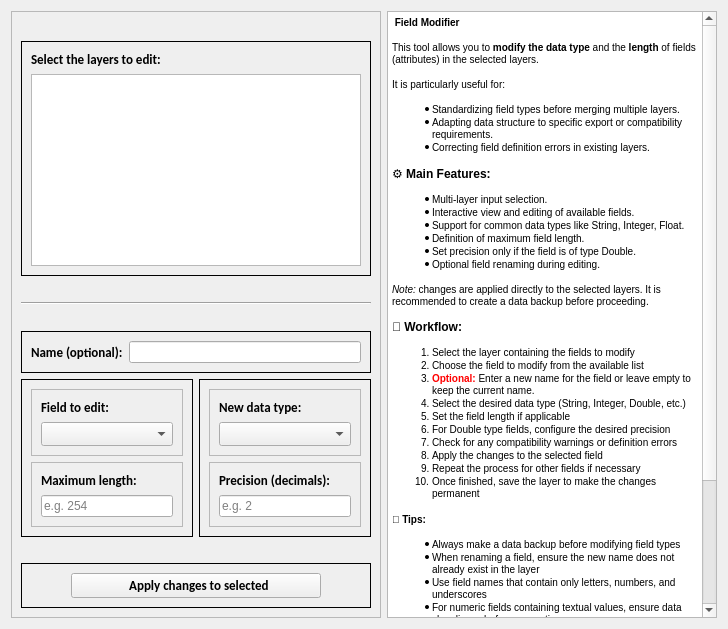
     <widget class="QWidget" name="FM">
      <attribute name="icon">
       <iconset resource="resources.qrc">
        <normaloff>:/plugins/qutility/images/fm.png</normaloff>:/plugins/qutility/images/fm.png</iconset>
      </attribute>
      <attribute name="title">
       <string>Field Modifier</string>
      </attribute>
      <layout class="QHBoxLayout" name="horizontalLayout">
       <item>
        <widget class="QFrame" name="frame_2">
         <property name="cursor">
          <cursorShape>ArrowCursor</cursorShape>
         </property>
         <property name="toolTip">
          <string/>
         </property>
         <property name="frameShape">
          <enum>QFrame::StyledPanel</enum>
         </property>
         <property name="frameShadow">
          <enum>QFrame::Raised</enum>
         </property>
         <layout class="QVBoxLayout" name="verticalLayout_30">
          <item>
           <spacer name="horizontalSpacer_3">
            <property name="orientation">
             <enum>Qt::Horizontal</enum>
            </property>
            <property name="sizeHint" stdset="0">
             <size>
              <width>40</width>
              <height>20</height>
             </size>
            </property>
           </spacer>
          </item>
          <item>
           <widget class="QFrame" name="frame_3">
            <property name="frameShape">
             <enum>QFrame::Panel</enum>
            </property>
            <property name="frameShadow">
             <enum>QFrame::Plain</enum>
            </property>
            <layout class="QVBoxLayout" name="verticalLayout_10">
             <item>
              <widget class="QLabel" name="label">
               <property name="font">
                <font>
                 <family>Calibri</family>
                 <pointsize>10</pointsize>
                 <weight>75</weight>
                 <bold>true</bold>
                </font>
               </property>
               <property name="toolTip">
                <string>&lt;html&gt;&lt;head/&gt;&lt;body&gt;&lt;p&gt;&lt;span style=&quot; font-style:italic;&quot;&gt;Select one or more layers to apply the field modification to&lt;/span&gt;&lt;/p&gt;&lt;/body&gt;&lt;/html&gt;</string>
               </property>
               <property name="frameShape">
                <enum>QFrame::NoFrame</enum>
               </property>
               <property name="text">
                <string>Select the layers to edit:</string>
               </property>
              </widget>
             </item>
             <item>
              <widget class="QListWidget" name="fmlayerlist">
               <property name="minimumSize">
                <size>
                 <width>0</width>
                 <height>180</height>
                </size>
               </property>
               <property name="maximumSize">
                <size>
                 <width>16777215</width>
                 <height>350</height>
                </size>
               </property>
               <property name="font">
                <font>
                 <family>Calibri</family>
                 <pointsize>9</pointsize>
                </font>
               </property>
               <property name="cursor" stdset="0">
                <cursorShape>PointingHandCursor</cursorShape>
               </property>
               <property name="frameShape">
                <enum>QFrame::StyledPanel</enum>
               </property>
               <property name="frameShadow">
                <enum>QFrame::Raised</enum>
               </property>
               <property name="lineWidth">
                <number>1</number>
               </property>
               <property name="midLineWidth">
                <number>0</number>
               </property>
               <property name="tabKeyNavigation">
                <bool>false</bool>
               </property>
               <property name="selectionMode">
                <enum>QAbstractItemView::MultiSelection</enum>
               </property>
              </widget>
             </item>
            </layout>
           </widget>
          </item>
          <item>
           <spacer name="horizontalSpacer_4">
            <property name="orientation">
             <enum>Qt::Horizontal</enum>
            </property>
            <property name="sizeHint" stdset="0">
             <size>
              <width>40</width>
              <height>20</height>
             </size>
            </property>
           </spacer>
          </item>
          <item>
           <widget class="Line" name="line">
            <property name="orientation">
             <enum>Qt::Horizontal</enum>
            </property>
           </widget>
          </item>
          <item>
           <spacer name="horizontalSpacer">
            <property name="orientation">
             <enum>Qt::Horizontal</enum>
            </property>
            <property name="sizeHint" stdset="0">
             <size>
              <width>40</width>
              <height>20</height>
             </size>
            </property>
           </spacer>
          </item>
          <item>
           <layout class="QGridLayout" name="gridLayout">
            <item row="1" column="1">
             <widget class="QFrame" name="frame_10">
              <property name="frameShape">
               <enum>QFrame::Panel</enum>
              </property>
              <property name="frameShadow">
               <enum>QFrame::Plain</enum>
              </property>
              <property name="lineWidth">
               <number>1</number>
              </property>
              <layout class="QVBoxLayout" name="verticalLayout_19">
               <item>
                <widget class="QFrame" name="frame_13">
                 <property name="frameShape">
                  <enum>QFrame::StyledPanel</enum>
                 </property>
                 <property name="frameShadow">
                  <enum>QFrame::Raised</enum>
                 </property>
                 <layout class="QVBoxLayout" name="verticalLayout_24">
                  <item>
                   <layout class="QVBoxLayout" name="verticalLayout_20">
                    <item>
                     <widget class="QLabel" name="label_11">
                      <property name="font">
                       <font>
                        <family>Calibri</family>
                        <pointsize>10</pointsize>
                        <weight>75</weight>
                        <bold>true</bold>
                       </font>
                      </property>
                      <property name="toolTip">
                       <string>&lt;html&gt;&lt;head/&gt;&lt;body&gt;&lt;p&gt;&lt;span style=&quot; font-style:italic;&quot;&gt;Select the data type to assign (e.g. Text, Integer, Decimal)&lt;/span&gt;&lt;/p&gt;&lt;/body&gt;&lt;/html&gt;</string>
                      </property>
                      <property name="frameShape">
                       <enum>QFrame::NoFrame</enum>
                      </property>
                      <property name="text">
                       <string>New data type:</string>
                      </property>
                     </widget>
                    </item>
                    <item>
                     <widget class="QComboBox" name="fmtype">
                      <property name="font">
                       <font>
                        <family>Calibri</family>
                        <pointsize>9</pointsize>
                       </font>
                      </property>
                      <property name="cursor">
                       <cursorShape>PointingHandCursor</cursorShape>
                      </property>
                      <property name="duplicatesEnabled">
                       <bool>true</bool>
                      </property>
                     </widget>
                    </item>
                   </layout>
                  </item>
                 </layout>
                </widget>
               </item>
               <item>
                <widget class="QFrame" name="frame_4">
                 <property name="frameShape">
                  <enum>QFrame::StyledPanel</enum>
                 </property>
                 <property name="frameShadow">
                  <enum>QFrame::Raised</enum>
                 </property>
                 <layout class="QVBoxLayout" name="verticalLayout_5">
                  <item>
                   <layout class="QVBoxLayout" name="verticalLayout_4">
                    <item>
                     <widget class="QLabel" name="label_13">
                      <property name="minimumSize">
                       <size>
                        <width>0</width>
                        <height>0</height>
                       </size>
                      </property>
                      <property name="font">
                       <font>
                        <family>Calibri</family>
                        <pointsize>10</pointsize>
                        <weight>75</weight>
                        <bold>true</bold>
                       </font>
                      </property>
                      <property name="toolTip">
                       <string>&lt;html&gt;&lt;head/&gt;&lt;body&gt;&lt;p&gt;&lt;span style=&quot; font-style:italic;&quot;&gt;Indicates the number of decimal places (only for &amp;quot;Double&amp;quot;)&lt;/span&gt;&lt;/p&gt;&lt;/body&gt;&lt;/html&gt;</string>
                      </property>
                      <property name="frameShape">
                       <enum>QFrame::NoFrame</enum>
                      </property>
                      <property name="text">
                       <string>Precision (decimals):</string>
                      </property>
                     </widget>
                    </item>
                    <item>
                     <widget class="QLineEdit" name="fmpreci">
                      <property name="placeholderText">
                       <string>e.g. 2</string>
                      </property>
                      <property name="clearButtonEnabled">
                       <bool>true</bool>
                      </property>
                     </widget>
                    </item>
                   </layout>
                  </item>
                 </layout>
                </widget>
               </item>
              </layout>
             </widget>
            </item>
            <item row="1" column="0">
             <widget class="QFrame" name="frame_8">
              <property name="frameShape">
               <enum>QFrame::Panel</enum>
              </property>
              <property name="frameShadow">
               <enum>QFrame::Plain</enum>
              </property>
              <property name="lineWidth">
               <number>1</number>
              </property>
              <layout class="QVBoxLayout" name="verticalLayout_15">
               <item>
                <widget class="QFrame" name="frame_12">
                 <property name="frameShape">
                  <enum>QFrame::StyledPanel</enum>
                 </property>
                 <property name="frameShadow">
                  <enum>QFrame::Raised</enum>
                 </property>
                 <layout class="QVBoxLayout" name="verticalLayout_23">
                  <item>
                   <layout class="QVBoxLayout" name="verticalLayout_16">
                    <item>
                     <widget class="QLabel" name="label_9">
                      <property name="minimumSize">
                       <size>
                        <width>0</width>
                        <height>0</height>
                       </size>
                      </property>
                      <property name="font">
                       <font>
                        <family>Calibri</family>
                        <pointsize>10</pointsize>
                        <weight>75</weight>
                        <bold>true</bold>
                       </font>
                      </property>
                      <property name="toolTip">
                       <string>&lt;html&gt;&lt;head/&gt;&lt;body&gt;&lt;p&gt;&lt;span style=&quot; font-style:italic;&quot;&gt;Select the field (attribute) to update&lt;/span&gt;&lt;/p&gt;&lt;/body&gt;&lt;/html&gt;</string>
                      </property>
                      <property name="frameShape">
                       <enum>QFrame::NoFrame</enum>
                      </property>
                      <property name="text">
                       <string>Field to edit:</string>
                      </property>
                     </widget>
                    </item>
                    <item>
                     <widget class="QComboBox" name="fmfield">
                      <property name="font">
                       <font>
                        <family>Calibri</family>
                        <pointsize>9</pointsize>
                       </font>
                      </property>
                      <property name="cursor">
                       <cursorShape>PointingHandCursor</cursorShape>
                      </property>
                      <property name="duplicatesEnabled">
                       <bool>true</bool>
                      </property>
                     </widget>
                    </item>
                   </layout>
                  </item>
                 </layout>
                </widget>
               </item>
               <item>
                <widget class="QFrame" name="frame_9">
                 <property name="frameShape">
                  <enum>QFrame::StyledPanel</enum>
                 </property>
                 <property name="frameShadow">
                  <enum>QFrame::Raised</enum>
                 </property>
                 <layout class="QVBoxLayout" name="verticalLayout_17">
                  <item>
                   <layout class="QVBoxLayout" name="verticalLayout_18">
                    <item>
                     <widget class="QLabel" name="label_10">
                      <property name="font">
                       <font>
                        <family>Calibri</family>
                        <pointsize>10</pointsize>
                        <weight>75</weight>
                        <bold>true</bold>
                       </font>
                      </property>
                      <property name="toolTip">
                       <string>&lt;html&gt;&lt;head/&gt;&lt;body&gt;&lt;p&gt;&lt;span style=&quot; font-style:italic;&quot;&gt;Set the maximum field length&lt;/span&gt;&lt;/p&gt;&lt;/body&gt;&lt;/html&gt;</string>
                      </property>
                      <property name="frameShape">
                       <enum>QFrame::NoFrame</enum>
                      </property>
                      <property name="text">
                       <string>Maximum length:</string>
                      </property>
                     </widget>
                    </item>
                    <item>
                     <widget class="QLineEdit" name="fmlun">
                      <property name="placeholderText">
                       <string>e.g. 254</string>
                      </property>
                      <property name="clearButtonEnabled">
                       <bool>true</bool>
                      </property>
                     </widget>
                    </item>
                   </layout>
                  </item>
                 </layout>
                </widget>
               </item>
              </layout>
             </widget>
            </item>
            <item row="0" column="0" colspan="2">
             <widget class="QFrame" name="frame_22">
              <property name="frameShape">
               <enum>QFrame::Panel</enum>
              </property>
              <property name="frameShadow">
               <enum>QFrame::Plain</enum>
              </property>
              <layout class="QVBoxLayout" name="verticalLayout_25">
               <item>
                <layout class="QHBoxLayout" name="horizontalLayout_11">
                 <item>
                  <widget class="QLabel" name="label_8">
                   <property name="font">
                    <font>
                     <family>Calibri</family>
                     <pointsize>10</pointsize>
                     <weight>75</weight>
                     <bold>true</bold>
                    </font>
                   </property>
                   <property name="toolTip">
                    <string>&lt;html&gt;&lt;head/&gt;&lt;body&gt;&lt;p&gt;&lt;span style=&quot; font-style:italic;&quot;&gt;Enter a new name for the field or leave it blank to keep the original name. Only letters, numbers, and underscores are allowed&lt;/span&gt;&lt;/p&gt;&lt;/body&gt;&lt;/html&gt;</string>
                   </property>
                   <property name="text">
                    <string>Name (optional):</string>
                   </property>
                  </widget>
                 </item>
                 <item>
                  <widget class="QLineEdit" name="fmname">
                   <property name="clearButtonEnabled">
                    <bool>true</bool>
                   </property>
                  </widget>
                 </item>
                </layout>
               </item>
              </layout>
             </widget>
            </item>
           </layout>
          </item>
          <item>
           <spacer name="horizontalSpacer_2">
            <property name="orientation">
             <enum>Qt::Horizontal</enum>
            </property>
            <property name="sizeHint" stdset="0">
             <size>
              <width>40</width>
              <height>20</height>
             </size>
            </property>
           </spacer>
          </item>
          <item>
           <widget class="QFrame" name="frame_15">
            <property name="frameShape">
             <enum>QFrame::Panel</enum>
            </property>
            <property name="frameShadow">
             <enum>QFrame::Plain</enum>
            </property>
            <layout class="QHBoxLayout" name="horizontalLayout_6">
             <item>
              <layout class="QHBoxLayout" name="horizontalLayout_4">
               <item>
                <spacer name="horizontalSpacer_10">
                 <property name="orientation">
                  <enum>Qt::Horizontal</enum>
                 </property>
                 <property name="sizeHint" stdset="0">
                  <size>
                   <width>40</width>
                   <height>20</height>
                  </size>
                 </property>
                </spacer>
               </item>
               <item>
                <widget class="QPushButton" name="fmrun">
                 <property name="minimumSize">
                  <size>
                   <width>250</width>
                   <height>0</height>
                  </size>
                 </property>
                 <property name="font">
                  <font>
                   <family>Calibri</family>
                   <pointsize>10</pointsize>
                   <weight>75</weight>
                   <bold>true</bold>
                  </font>
                 </property>
                 <property name="cursor">
                  <cursorShape>PointingHandCursor</cursorShape>
                 </property>
                 <property name="focusPolicy">
                  <enum>Qt::NoFocus</enum>
                 </property>
                 <property name="toolTip">
                  <string>&lt;html&gt;&lt;head/&gt;&lt;body&gt;&lt;p&gt;&lt;span style=&quot; font-style:italic;&quot;&gt;Apply changes to the selected field in the layers&lt;/span&gt;&lt;/p&gt;&lt;/body&gt;&lt;/html&gt;</string>
                 </property>
                 <property name="text">
                  <string>  Apply changes to selected</string>
                 </property>
                 <property name="icon">
                  <iconset resource="resources.qrc">
                   <normaloff>:/plugins/qutility/images/play.png</normaloff>:/plugins/qutility/images/play.png</iconset>
                 </property>
                </widget>
               </item>
               <item>
                <spacer name="horizontalSpacer_11">
                 <property name="orientation">
                  <enum>Qt::Horizontal</enum>
                 </property>
                 <property name="sizeHint" stdset="0">
                  <size>
                   <width>40</width>
                   <height>20</height>
                  </size>
                 </property>
                </spacer>
               </item>
              </layout>
             </item>
            </layout>
           </widget>
          </item>
         </layout>
        </widget>
       </item>
       <item>
        <widget class="QTextBrowser" name="textBrowser">
         <property name="minimumSize">
          <size>
           <width>330</width>
           <height>0</height>
          </size>
         </property>
         <property name="maximumSize">
          <size>
           <width>330</width>
           <height>16777215</height>
          </size>
         </property>
         <property name="cursor" stdset="0">
          <cursorShape>WhatsThisCursor</cursorShape>
         </property>
         <property name="focusPolicy">
          <enum>Qt::NoFocus</enum>
         </property>
         <property name="html">
          <string>&lt;!DOCTYPE HTML PUBLIC &quot;-//W3C//DTD HTML 4.0//EN&quot; &quot;http://www.w3.org/TR/REC-html40/strict.dtd&quot;&gt;
&lt;html&gt;&lt;head&gt;&lt;meta name=&quot;qrichtext&quot; content=&quot;1&quot; /&gt;&lt;style type=&quot;text/css&quot;&gt;
p, li { white-space: pre-wrap; }
&lt;/style&gt;&lt;/head&gt;&lt;body style=&quot; font-family:'Calibri'; font-size:9pt; font-weight:400; font-style:normal;&quot;&gt;
&lt;p style=&quot; margin-top:0px; margin-bottom:0px; margin-left:0px; margin-right:0px; -qt-block-indent:0; text-indent:0px;&quot;&gt;&lt;img src=&quot;:/plugins/qutility/images/fm.png&quot; width=&quot;32&quot; height=&quot;32&quot; /&gt;&lt;span style=&quot; font-family:'MS Shell Dlg 2'; font-size:7.8pt;&quot;&gt; &lt;/span&gt;&lt;span style=&quot; font-family:'MS Shell Dlg 2'; font-size:7.8pt; font-weight:600;&quot;&gt;Field Modifier&lt;/span&gt;&lt;/p&gt;
&lt;p style=&quot; margin-top:12px; margin-bottom:12px; margin-left:0px; margin-right:0px; -qt-block-indent:0; text-indent:0px;&quot;&gt;&lt;span style=&quot; font-family:'MS Shell Dlg 2'; font-size:7.8pt;&quot;&gt;This tool allows you to &lt;/span&gt;&lt;span style=&quot; font-family:'MS Shell Dlg 2'; font-size:7.8pt; font-weight:600;&quot;&gt;modify the data type&lt;/span&gt;&lt;span style=&quot; font-family:'MS Shell Dlg 2'; font-size:7.8pt;&quot;&gt; and the &lt;/span&gt;&lt;span style=&quot; font-family:'MS Shell Dlg 2'; font-size:7.8pt; font-weight:600;&quot;&gt;length&lt;/span&gt;&lt;span style=&quot; font-family:'MS Shell Dlg 2'; font-size:7.8pt;&quot;&gt; of fields (attributes) in the selected layers. &lt;/span&gt;&lt;/p&gt;
&lt;p style=&quot; margin-top:12px; margin-bottom:12px; margin-left:0px; margin-right:0px; -qt-block-indent:0; text-indent:0px;&quot;&gt;&lt;span style=&quot; font-family:'MS Shell Dlg 2'; font-size:7.8pt;&quot;&gt;It is particularly useful for: &lt;/span&gt;&lt;/p&gt;
&lt;ul style=&quot;margin-top: 0px; margin-bottom: 0px; margin-left: 0px; margin-right: 0px; -qt-list-indent: 1;&quot;&gt;&lt;li style=&quot; font-family:'MS Shell Dlg 2'; font-size:7.8pt;&quot; style=&quot; margin-top:0px; margin-bottom:0px; margin-left:0px; margin-right:0px; -qt-block-indent:0; text-indent:0px;&quot;&gt;Standardizing field types before merging multiple layers.&lt;/li&gt;
&lt;li style=&quot; font-family:'MS Shell Dlg 2'; font-size:7.8pt;&quot; style=&quot; margin-top:0px; margin-bottom:0px; margin-left:0px; margin-right:0px; -qt-block-indent:0; text-indent:0px;&quot;&gt;Adapting data structure to specific export or compatibility requirements.&lt;/li&gt;
&lt;li style=&quot; font-family:'MS Shell Dlg 2'; font-size:7.8pt;&quot; style=&quot; margin-top:0px; margin-bottom:0px; margin-left:0px; margin-right:0px; -qt-block-indent:0; text-indent:0px;&quot;&gt;Correcting field definition errors in existing layers.&lt;/li&gt;&lt;/ul&gt;
&lt;h4 style=&quot; margin-top:12px; margin-bottom:12px; margin-left:0px; margin-right:0px; -qt-block-indent:0; text-indent:0px;&quot;&gt;&lt;span style=&quot; font-family:'MS Shell Dlg 2'; font-size:7.8pt; font-weight:600;&quot;&gt;⚙️ Main Features:&lt;/span&gt;&lt;/h4&gt;
&lt;ul style=&quot;margin-top: 0px; margin-bottom: 0px; margin-left: 0px; margin-right: 0px; -qt-list-indent: 1;&quot;&gt;&lt;li style=&quot; font-family:'MS Shell Dlg 2'; font-size:7.8pt;&quot; style=&quot; margin-top:0px; margin-bottom:0px; margin-left:0px; margin-right:0px; -qt-block-indent:0; text-indent:0px;&quot;&gt;Multi-layer input selection.&lt;/li&gt;
&lt;li style=&quot; font-family:'MS Shell Dlg 2'; font-size:7.8pt;&quot; style=&quot; margin-top:0px; margin-bottom:0px; margin-left:0px; margin-right:0px; -qt-block-indent:0; text-indent:0px;&quot;&gt;Interactive view and editing of available fields.&lt;/li&gt;
&lt;li style=&quot; font-family:'MS Shell Dlg 2'; font-size:7.8pt;&quot; style=&quot; margin-top:0px; margin-bottom:0px; margin-left:0px; margin-right:0px; -qt-block-indent:0; text-indent:0px;&quot;&gt;Support for common data types like &lt;span style=&quot; font-family:'Courier New';&quot;&gt;String&lt;/span&gt;, &lt;span style=&quot; font-family:'Courier New';&quot;&gt;Integer&lt;/span&gt;, &lt;span style=&quot; font-family:'Courier New';&quot;&gt;Float&lt;/span&gt;.&lt;/li&gt;
&lt;li style=&quot; font-family:'MS Shell Dlg 2'; font-size:7.8pt;&quot; style=&quot; margin-top:0px; margin-bottom:0px; margin-left:0px; margin-right:0px; -qt-block-indent:0; text-indent:0px;&quot;&gt;Definition of maximum field length.&lt;/li&gt;
&lt;li style=&quot; font-family:'MS Shell Dlg 2'; font-size:7.8pt;&quot; style=&quot; margin-top:0px; margin-bottom:0px; margin-left:0px; margin-right:0px; -qt-block-indent:0; text-indent:0px;&quot;&gt;Set precision only if the field is of type Double.&lt;/li&gt;
&lt;li style=&quot; font-family:'MS Shell Dlg 2'; font-size:7.8pt;&quot; style=&quot; margin-top:0px; margin-bottom:0px; margin-left:0px; margin-right:0px; -qt-block-indent:0; text-indent:0px;&quot;&gt;Optional field renaming during editing.&lt;/li&gt;&lt;/ul&gt;
&lt;p style=&quot; margin-top:12px; margin-bottom:12px; margin-left:0px; margin-right:0px; -qt-block-indent:0; text-indent:0px;&quot;&gt;&lt;span style=&quot; font-family:'MS Shell Dlg 2'; font-size:7.8pt; font-style:italic;&quot;&gt;Note:&lt;/span&gt;&lt;span style=&quot; font-family:'MS Shell Dlg 2'; font-size:7.8pt;&quot;&gt; changes are applied directly to the selected layers. It is recommended to create a data backup before proceeding. &lt;/span&gt;&lt;/p&gt;
&lt;h4 style=&quot; margin-top:12px; margin-bottom:12px; margin-left:0px; margin-right:0px; -qt-block-indent:0; text-indent:0px;&quot;&gt;&lt;span style=&quot; font-family:'MS Shell Dlg 2'; font-size:7.8pt; font-weight:600;&quot;&gt;🔄 Workflow:&lt;/span&gt;&lt;/h4&gt;
&lt;ol style=&quot;margin-top: 0px; margin-bottom: 0px; margin-left: 0px; margin-right: 0px; -qt-list-indent: 1;&quot;&gt;&lt;li style=&quot; font-family:'MS Shell Dlg 2'; font-size:7.8pt;&quot; style=&quot; margin-top:0px; margin-bottom:0px; margin-left:0px; margin-right:0px; -qt-block-indent:0; text-indent:0px;&quot;&gt;Select the layer containing the fields to modify&lt;/li&gt;
&lt;li style=&quot; font-family:'MS Shell Dlg 2'; font-size:7.8pt;&quot; style=&quot; margin-top:0px; margin-bottom:0px; margin-left:0px; margin-right:0px; -qt-block-indent:0; text-indent:0px;&quot;&gt;Choose the field to modify from the available list&lt;/li&gt;
&lt;li style=&quot; font-family:'MS Shell Dlg 2'; font-size:7.8pt;&quot; style=&quot; margin-top:0px; margin-bottom:0px; margin-left:0px; margin-right:0px; -qt-block-indent:0; text-indent:0px;&quot;&gt;&lt;span style=&quot; font-weight:600; color:#ff0000;&quot;&gt;Optional:&lt;/span&gt; Enter a new name for the field or leave empty to keep the current name.&lt;/li&gt;
&lt;li style=&quot; font-family:'MS Shell Dlg 2'; font-size:7.8pt;&quot; style=&quot; margin-top:0px; margin-bottom:0px; margin-left:0px; margin-right:0px; -qt-block-indent:0; text-indent:0px;&quot;&gt;Select the desired data type (String, Integer, Double, etc.)&lt;/li&gt;
&lt;li style=&quot; font-family:'MS Shell Dlg 2'; font-size:7.8pt;&quot; style=&quot; margin-top:0px; margin-bottom:0px; margin-left:0px; margin-right:0px; -qt-block-indent:0; text-indent:0px;&quot;&gt;Set the field length if applicable&lt;/li&gt;
&lt;li style=&quot; font-family:'MS Shell Dlg 2'; font-size:7.8pt;&quot; style=&quot; margin-top:0px; margin-bottom:0px; margin-left:0px; margin-right:0px; -qt-block-indent:0; text-indent:0px;&quot;&gt;For Double type fields, configure the desired precision&lt;/li&gt;
&lt;li style=&quot; font-family:'MS Shell Dlg 2'; font-size:7.8pt;&quot; style=&quot; margin-top:0px; margin-bottom:0px; margin-left:0px; margin-right:0px; -qt-block-indent:0; text-indent:0px;&quot;&gt;Check for any compatibility warnings or definition errors&lt;/li&gt;
&lt;li style=&quot; font-family:'MS Shell Dlg 2'; font-size:7.8pt;&quot; style=&quot; margin-top:0px; margin-bottom:0px; margin-left:0px; margin-right:0px; -qt-block-indent:0; text-indent:0px;&quot;&gt;Apply the changes to the selected field&lt;/li&gt;
&lt;li style=&quot; font-family:'MS Shell Dlg 2'; font-size:7.8pt;&quot; style=&quot; margin-top:0px; margin-bottom:0px; margin-left:0px; margin-right:0px; -qt-block-indent:0; text-indent:0px;&quot;&gt;Repeat the process for other fields if necessary&lt;/li&gt;
&lt;li style=&quot; font-family:'MS Shell Dlg 2'; font-size:7.8pt;&quot; style=&quot; margin-top:0px; margin-bottom:0px; margin-left:0px; margin-right:0px; -qt-block-indent:0; text-indent:0px;&quot;&gt;Once finished, save the layer to make the changes permanent&lt;/li&gt;&lt;/ol&gt;
&lt;p style=&quot;-qt-paragraph-type:empty; margin-top:0px; margin-bottom:0px; margin-left:0px; margin-right:0px; -qt-block-indent:1; text-indent:0px; font-family:'MS Shell Dlg 2'; font-size:7.8pt;&quot;&gt;&lt;br /&gt;&lt;/p&gt;
&lt;p style=&quot; margin-top:0px; margin-bottom:12px; margin-left:0px; margin-right:0px; -qt-block-indent:0; text-indent:0px;&quot;&gt;&lt;span style=&quot; font-family:'MS Shell Dlg 2'; font-size:7.8pt; font-weight:600;&quot;&gt;💡 Tips:         &lt;/span&gt;&lt;/p&gt;
&lt;ul style=&quot;margin-top: 0px; margin-bottom: 0px; margin-left: 0px; margin-right: 0px; -qt-list-indent: 1;&quot;&gt;&lt;li style=&quot; font-family:'MS Shell Dlg 2'; font-size:7.8pt;&quot; style=&quot; margin-top:0px; margin-bottom:0px; margin-left:0px; margin-right:0px; -qt-block-indent:0; text-indent:0px;&quot;&gt;Always make a data backup before modifying field types&lt;/li&gt;
&lt;li style=&quot; font-family:'MS Shell Dlg 2'; font-size:7.8pt;&quot; style=&quot; margin-top:0px; margin-bottom:0px; margin-left:0px; margin-right:0px; -qt-block-indent:0; text-indent:0px;&quot;&gt;When renaming a field, ensure the new name does not already exist in the layer&lt;/li&gt;
&lt;li style=&quot; font-family:'MS Shell Dlg 2'; font-size:7.8pt;&quot; style=&quot; margin-top:0px; margin-bottom:0px; margin-left:0px; margin-right:0px; -qt-block-indent:0; text-indent:0px;&quot;&gt;Use field names that contain only letters, numbers, and underscores&lt;/li&gt;
&lt;li style=&quot; font-family:'MS Shell Dlg 2'; font-size:7.8pt;&quot; style=&quot; margin-top:0px; margin-bottom:0px; margin-left:0px; margin-right:0px; -qt-block-indent:0; text-indent:0px;&quot;&gt;For numeric fields containing textual values, ensure data cleanliness before converting&lt;/li&gt;
&lt;li style=&quot; font-family:'MS Shell Dlg 2'; font-size:7.8pt;&quot; style=&quot; margin-top:0px; margin-bottom:0px; margin-left:0px; margin-right:0px; -qt-block-indent:0; text-indent:0px;&quot;&gt;Use the appropriate precision option for Double fields to retain necessary decimals&lt;/li&gt;
&lt;li style=&quot; font-family:'MS Shell Dlg 2'; font-size:7.8pt;&quot; style=&quot; margin-top:0px; margin-bottom:0px; margin-left:0px; margin-right:0px; -qt-block-indent:0; text-indent:0px;&quot;&gt;Remember that changes are applied directly to the selected layer&lt;/li&gt;
&lt;li style=&quot; font-family:'MS Shell Dlg 2'; font-size:7.8pt;&quot; style=&quot; margin-top:0px; margin-bottom:0px; margin-left:0px; margin-right:0px; -qt-block-indent:0; text-indent:0px;&quot;&gt;If modifying multiple fields, proceed in order to avoid dependency conflicts&lt;/li&gt;&lt;/ul&gt;
&lt;p style=&quot;-qt-paragraph-type:empty; margin-top:12px; margin-bottom:12px; margin-left:0px; margin-right:0px; -qt-block-indent:0; text-indent:0px; font-family:'MS Shell Dlg 2'; font-size:7.8pt;&quot;&gt;&lt;br /&gt;&lt;/p&gt;
&lt;p style=&quot;-qt-paragraph-type:empty; margin-top:12px; margin-bottom:12px; margin-left:0px; margin-right:0px; -qt-block-indent:0; text-indent:0px; font-family:'MS Shell Dlg 2'; font-size:7.8pt;&quot;&gt;&lt;br /&gt;&lt;/p&gt;
&lt;p align=&quot;right&quot; style=&quot; margin-top:12px; margin-bottom:12px; margin-left:0px; margin-right:0px; -qt-block-indent:0; text-indent:0px;&quot;&gt;&lt;span style=&quot; font-family:'MS Shell Dlg 2'; font-size:7.8pt; color:#808080;&quot;&gt;QUtility is developed by EagleProjects S.p.A. – All rights reserved. &lt;/span&gt;&lt;img src=&quot;:/plugins/qutility/images/logo_eagleprojects.svg&quot; /&gt;&lt;/p&gt;&lt;/body&gt;&lt;/html&gt;</string>
         </property>
         <property name="openLinks">
          <bool>false</bool>
         </property>
        </widget>
       </item>
      </layout>
     </widget>
